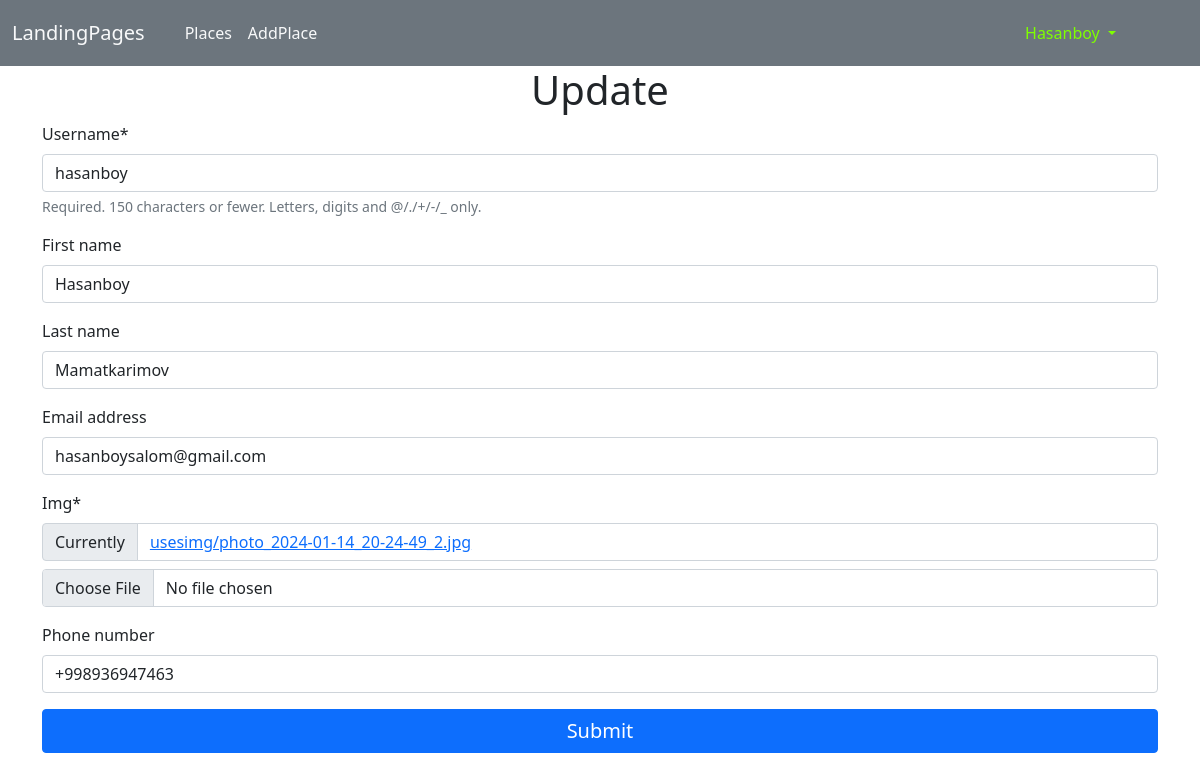
The app's page /user/update/ (signed in) with its own data.
### users/models.py (models this page shows)
class User(AbstractUser):
    img=models.ImageField(upload_to='usesimg/')
    phone_number=models.CharField(max_length=13,unique=True,null=True,blank=True)

### users/views.py (the view, shortened to what this page needs)
# urls.py: path('update/', UpdateView.as_view(), name="update"),
class UpdateView(LoginRequiredMixin,View):
    def get(self,request):
        form=UpdateForm(instance=request.user)
        return render(request,'users/update.html',context={'form':form})

### users/forms.py
class UpdateForm(forms.ModelForm):
    class Meta:
        model = User
        fields = ['username','first_name','last_name','email','img','phone_number']

### templates/users/update.html (shortened to what this page needs)
 {%extends 'base.html'%}
 {% load crispy_forms_tags %}
{%block content%}
    <h1 class="text-center">Update</h1>
        <div class="container">
            <form action="" method="post" enctype='multipart/form-data'>
                {{form|crispy}}
                <button type="submit" class="btn btn-primary w-100 fs-5">Submit</button>
            </form>
        </div>
{%endblock%}

### templates/base.html (shortened to what this page needs)
<!DOCTYPE html>
{% load static %}
<html lang="en">
<head>
     <link href="https://cdn.jsdelivr.net/npm/bootstrap@5.0.2/dist/css/bootstrap.min.css" rel="stylesheet">
     <link rel="stylesheet" href="https://cdnjs.cloudflare.com/ajax/libs/font-awesome/6.5.1/css/all.min.css" />
</head>
<body style="position: relative;">
    <nav class="navbar navbar-expand-lg navbar-light bg-secondary">
        <div class="container-fluid">
          <a class="navbar-brand text-light" href="{%url 'landing_page'%}">LandingPages</a>
          <div class="collapse navbar-collapse px-3" id="navbarSupportedContent" style="height: 50px;">
            {%if user.is_authenticated%}
            <ul class="navbar-nav me-auto mb-2 mb-lg-0 text-light">
              <li class="nav-item">
                <a class="nav-link active text-light" aria-current="page" href="{% url 'places:list'%}">Places</a>
              </li>
              <li class="nav-item">
                <a class="nav-link active text-light" aria-current="page" href="{% url 'places:add'%}">AddPlace</a>
              </li>
            </ul>
            {%endif%}
            {%if user.is_authenticated%}
                <ul class="navbar-nav mb-2 mb-lg-0 mx-5 text-light">
                    <li class="nav-item dropdown">
                        <a class="nav-link dropdown-toggle" href="" id="navbarDropdown" role="button" data-bs-toggle="dropdown" aria-expanded="false" style="text-transform: capitalize; color: chartreuse;">
                        {{user.username}}
                        </a>
                    </li>
                </ul>
            {%endif%}
          </div>
        </div>
    </nav>
    {%block content%}
    {%endblock%}
</body>
</html>

### records on screen
User: username "Hasanboy", username "hasanboy", first_name "Hasanboy", last_name "Mamatkarimov", email "hasanboysalom@gmail.com", phone_number "+998936947463"
